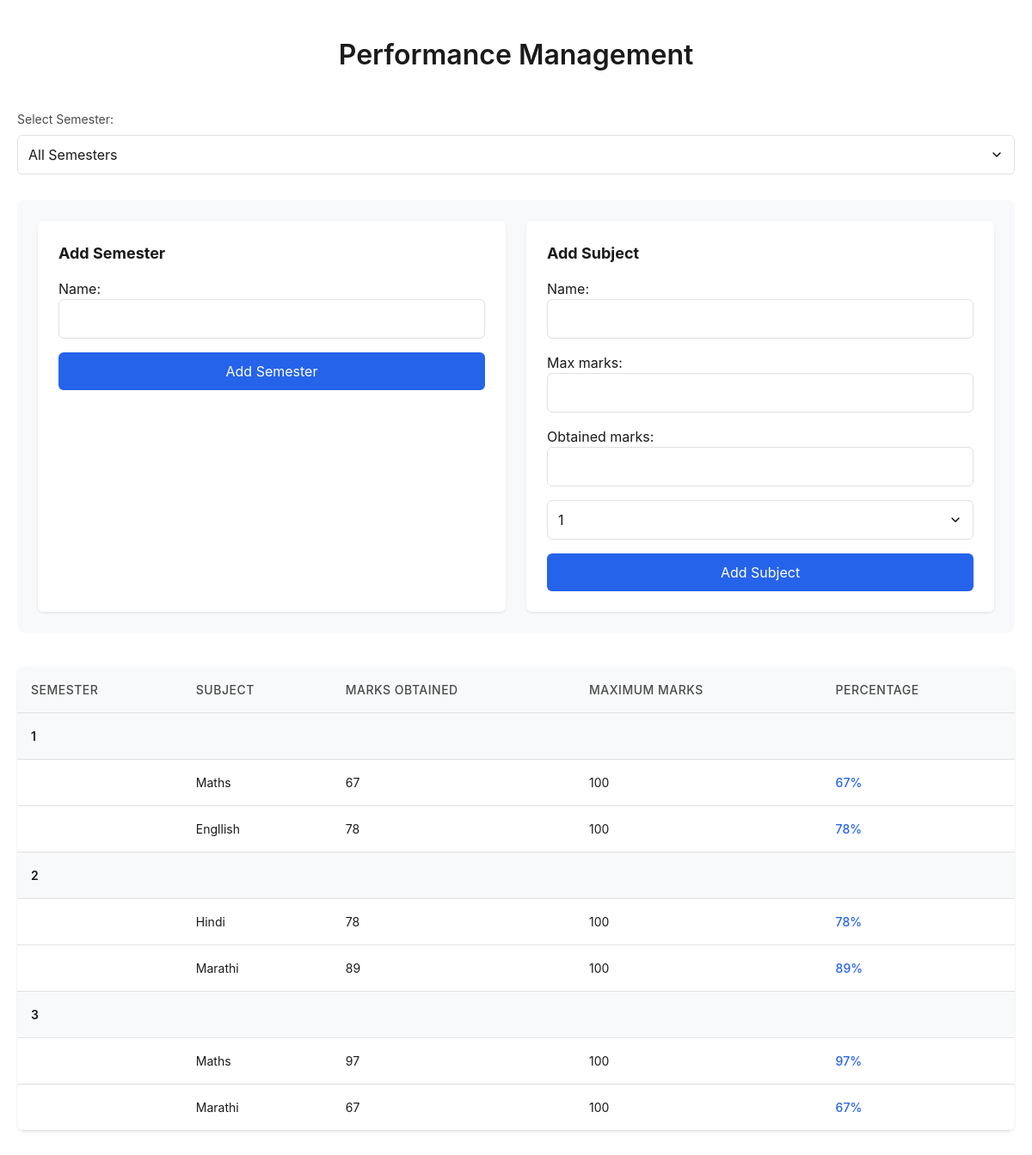
The app's page /performance/manage/ (signed in) with its own data.
### Performance/models.py (models this page shows, shortened)
class Semester(models.Model):
    user = models.ForeignKey(User, on_delete=models.CASCADE)
    name = models.CharField(max_length=100)
    created_at = models.DateTimeField(auto_now_add=True)

class Subject(models.Model):
    semester = models.ForeignKey(Semester, on_delete=models.CASCADE, related_name="subjects")
    name = models.CharField(max_length=100)
    max_marks = models.IntegerField()
    obtained_marks = models.IntegerField(null=True, blank=True)

### Performance/views.py (the view, shortened to what this page needs)
# urls.py: path('manage/', views.manage_performance, name='manage_performance'),
def manage_performance(request):
    semesters = Semester.objects.filter(user=request.user)
    semester_form = SemesterForm()
    subject_form = SubjectForm()
    return render(request, 'performance/add_performance_data.html', {
        'semesters': semesters,
        'semester_form': semester_form,
        'subject_form': subject_form,
    })

### Performance/forms.py
class SemesterForm(forms.ModelForm):
    class Meta:
        model = Semester
        fields = ['name']

class SubjectForm(forms.ModelForm):
    class Meta:
        model = Subject
        fields = ['name', 'max_marks', 'obtained_marks']

### Performance/templates/performance/add_performance_data.html (shortened to what this page needs)
<!DOCTYPE html>
<html lang="en">
<head>
</head>
<body>
    <div class="container">
        <header class="header">
            <h1>Performance Management</h1>
        </header>
        <div class="semester-select">
            <label for="semester-filter">Select Semester:</label>
            <select id="semester-filter" onchange="filterSemester(this.value)">
                <option value="all">All Semesters</option>
            </select>
        </div>
        <div class="forms-container">
            <div class="form-section">
                <h2>Add Semester</h2>
                <form method="post">
                    {{ semester_form.as_p }}
                    <button type="submit" name="add_semester">Add Semester</button>
                </form>
            </div>
            <div class="form-section">
                <h2>Add Subject</h2>
                <form method="post">
                    {{ subject_form.as_p }}
                    <select name="semester_id">
                        {% for semester in semesters %}
                        <option value="{{ semester.id }}">{{ semester.name }}</option>
                        {% endfor %}
                    </select>
                    <button type="submit" name="add_subject">Add Subject</button>
                </form>
            </div>
        </div>
        <div class="table-container">
            <table>
                <thead>
                    <tr>
                        <th>Semester</th>
                        <th>Subject</th>
                        <th>Marks Obtained</th>
                        <th>Maximum Marks</th>
                        <th>Percentage</th>
                    </tr>
                </thead>
                <tbody>
                    {% for semester in semesters %}
                        <tr class="semester-row" data-semester="{{ semester.id }}">
                            <td colspan="5">{{ semester.name }}</td>
                        </tr>
                        {% for subject in semester.subjects.all %}
                        <tr data-semester="{{ semester.id }}">
                            <td></td>
                            <td>{{ subject.name }}</td>
                            <td>{{ subject.obtained_marks }}</td>
                            <td>{{ subject.max_marks }}</td>
                            <td class="percentage">
                                {% widthratio subject.obtained_marks subject.max_marks 100 %}%
                            </td>
                        </tr>
                        {% endfor %}
                    {% endfor %}
                </tbody>
            </table>
        </div>
    </div>
</body>
</html>

### Performance/templates/performance/add_performance_data.html (style rules this page uses)
* { margin: 0; padding: 0; box-sizing: border-box; font-family: -apple-system, BlinkMacSystemFont, 'Segoe UI', Roboto, Oxygen, Ubuntu, Cantarell, sans-serif; }
body { background-color: #ffffff; min-height: 100vh; color: #1a1a1a; line-height: 1.5; }
.container { max-width: 1200px; margin: 40px auto; padding: 0 20px; }
.header { margin-bottom: 40px; }
h1 { font-size: 32px; font-weight: 600; color: #1a1a1a; text-align: center; }
.semester-select { margin-bottom: 30px; }
.semester-select label { display: block; margin-bottom: 8px; color: #4a4a4a; font-size: 14px; }
select { width: 100%; padding: 12px; border: 1px solid #e0e0e0; border-radius: 6px; font-size: 16px; color: #1a1a1a; background-color: #ffffff; cursor: pointer; appearance: none; background-repeat: no-repeat; background-position: right 12px center; background-size: 16px; }
.forms-container { display: grid; grid-template-columns: repeat(auto-fit, minmax(300px, 1fr)); gap: 24px; margin-bottom: 40px; background-color: #f8f9fa; padding: 24px; border-radius: 8px; }
.form-section { background-color: #ffffff; padding: 24px; border-radius: 6px; box-shadow: 0 1px 3px rgba(0, 0, 0, 0.1); }
.form-section h2 { font-size: 18px; margin-bottom: 16px; color: #1a1a1a; }
form { display: flex; flex-direction: column; gap: 16px; }
input { width: 100%; padding: 12px; border: 1px solid #e0e0e0; border-radius: 6px; font-size: 16px; }
button { background-color: #2563eb; color: white; border: none; padding: 12px 24px; border-radius: 6px; font-size: 16px; cursor: pointer; transition: background-color 0.2s; }
.table-container { background-color: #ffffff; border-radius: 8px; box-shadow: 0 1px 3px rgba(0, 0, 0, 0.1); overflow: hidden; }
table { width: 100%; border-collapse: collapse; font-size: 14px; }
th { background-color: #f8f9fa; color: #4a4a4a; font-weight: 500; text-transform: uppercase; letter-spacing: 0.5px; padding: 16px; text-align: left; border-bottom: 1px solid #e0e0e0; }
td { padding: 16px; border-bottom: 1px solid #e0e0e0; color: #1a1a1a; }
.semester-row { background-color: #f8f9fa; }
.semester-row td { font-weight: 600; color: #1a1a1a; }
.percentage { color: #2563eb; font-weight: 500; }

### records on screen
Semester: name "1"
Subject: name "Maths", obtained_marks "67", max_marks "100", obtained_marks+max_marks "67"
Subject: name "Engllish", obtained_marks "78", max_marks "100", obtained_marks+max_marks "78"
Semester: name "2"
Subject: name "Hindi", obtained_marks "78", max_marks "100", obtained_marks+max_marks "78"
Subject: name "Marathi", obtained_marks "89", max_marks "100", obtained_marks+max_marks "89"
Semester: name "3"
Subject: name "Maths", obtained_marks "97", max_marks "100", obtained_marks+max_marks "97"
Subject: name "Marathi", obtained_marks "67", max_marks "100", obtained_marks+max_marks "67"

### other values on screen
form field semester_id "1"
